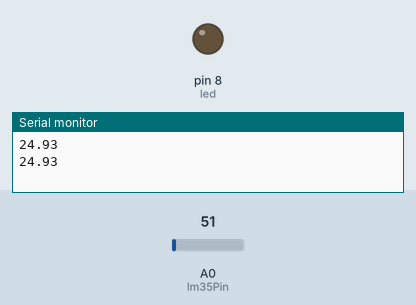
Recording of a sketch running on a simulated Arduino Uno, built with avr-gcc and run on an emulated ATmega328P. On the bench: output pins drawn as LEDs (lit = HIGH), the last lines printed to the serial monitor. Inputs (shaded band) come from the test bench; at power-on: A0 (lm35Pin) = 51.

Above: at 1.8 s.
1.9 s: A0 (lm35Pin) set to 58
At 3.2 s:
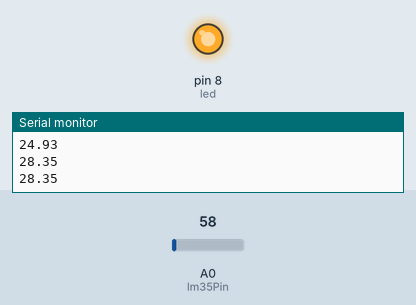
Timing chart, 0 to 4.9 s (numbered marks = the images above; inputs shaded):
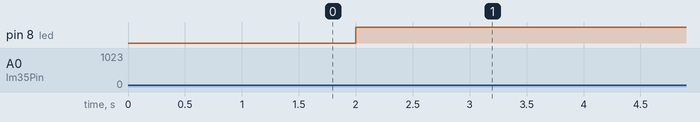

Measured:
- the behaviour switches between 51 and 52 on A0 (lm35Pin) (found by bisection; images 0 and 1)
- after the input at 1.9 s, pin 8 (led): LOW → HIGH after 0.10 s

The sketch:

s_cakl_k2.ino
```cpp
int lm35Pin = A0;
int led = 8;
int okunan_deger = 0;
float sicaklik_gerilim = 0;
float sicaklik = 0;
void setup()
{
pinMode(led,OUTPUT);
Serial.begin(9600);
}
void loop()
{
okunan_deger = analogRead(lm35Pin);
sicaklik_gerilim = (okunan_deger / 1023.0)*5000;
sicaklik = sicaklik_gerilim /10.0;
Serial.println(sicaklik);
if(sicaklik <=25 ){
  if(sicaklik >=20){
   digitalWrite(led,LOW);
   delay(1000);
  }

}
else{
digitalWrite(led,HIGH);
delay(1000);
}
}
```
